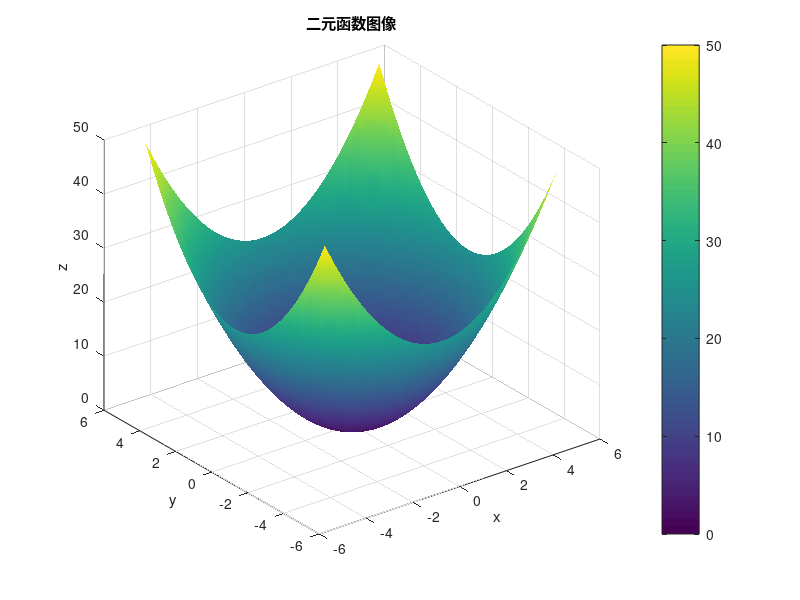
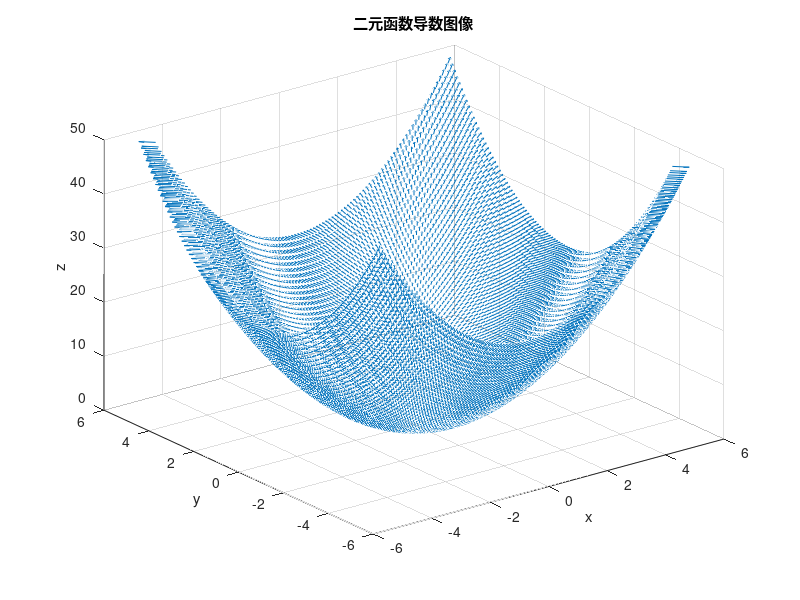

MATLAB code for these plots, in order:
% 定义二元函数
f = @(x, y) x.^2 + y.^2;

% 定义自变量范围
[x, y] = meshgrid(-5:0.1:5, -5:0.1:5);

% 计算函数值
z = f(x, y);

% 计算导数
[fx, fy] = gradient(z, 0.1, 0.1);

% 绘制函数图像
figure;
surf(x, y, z);
title('二元函数图像');
xlabel('x');
ylabel('y');
zlabel('z');
shading interp;
colorbar;

% 绘制导数图像
figure;
quiver3(x, y, z, fx, fy, zeros(size(fx)));
title('二元函数导数图像');
xlabel('x');
ylabel('y');
zlabel('z');